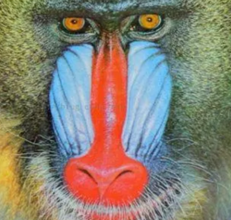
#> input picture test.png, 231 x 220 px
$ python Mock_Q2.py
#> lines starting #> are read from the running program, lines starting #| are printed output that depends on the picture
import numpy as np
import pandas as pd
from matplotlib import pyplot as plt
import cv2
# 打印相关函数
print(dir(cv2),dir(np))
print()

image = cv2.imread('test.png') #
#> image is the input picture: shape (220, 231, 3); mean B, G, R 113.3, 127.4, 135.7
'''
# 调整图像大小
resized_image = cv2.resize(image,(50,50))#
# 亮度调整，并显示校正后的图片
bright_image = cv2.convertScaleAbs(image,alpha=1.2,beta=30) ##
# 转换为灰度图
gray_image = cv2.cvtColor(image,cv2.COLOR_BGR2GRAY) #
# 图片翻转 #FlipCode:0上下翻转 1左右翻转 -1：上下左右翻转(180旋转)
flipped_image = cv2.flip(image,0) ##
plt.figure(figsize=(10,5))
plt.subplot(141),plt.imshow(cv2.cvtColor(resized_image,cv2.COLOR_BGR2RGB)),plt.title('Resized Image')#显示尺寸调整后图像
plt.subplot(142),plt.imshow(cv2.cvtColor(bright_image,cv2.COLOR_BGR2RGB)),plt.title('Brightened Image')
plt.subplot(143),plt.imshow(gray_image,cmap='gray'),plt.title('Gray Image') # 显示灰度图
plt.subplot(144),plt.imshow(cv2.cvtColor(flipped_image,cv2.COLOR_BGR2RGB)),plt.title('Flipped Image') # 显示灰度图
plt.show()

# 获取图像尺寸和中心点
(h,w) = image.shape[:2] #
center = (w//2,h//2)
# 定义旋转角度
angle = 45
# 计算旋转矩阵
rotation_matrix = cv2.getRotationMatrix2D(center,angle,1.0) #
# 执行旋转变换/仿射变换
rotated = cv2.warpAffine(image,rotation_matrix,(w,h),borderValue=(255,255,255)) ##
plt.figure(figsize=(10,5))
plt.subplot(121),plt.imshow(image),plt.title('Original Image')
plt.subplot(122),plt.imshow(rotated),plt.title('Rotated Image')
plt.show()

# 添加随机噪声
# 转换图像为浮点型，以便添加噪声
image_float = image.astype(np.float32)/255.0 #
# 添加噪声
noise = np.random.uniform(-100,100,image_float.shape).astype(np.float32)/255.0 #/255让噪声也在0-1之间
# 将噪声添加到图像上
noisy_image = image_float + noise
# 将图像裁剪到[0,1]范围内并转换回8位无符号整数
noisy_image = np.clip(noisy_image,0,1)
noisy_image = (noisy_image*255).astype(np.uint8)
plt.figure(figsize=(10,5))
plt.subplot(121),plt.imshow(cv2.cvtColor(image,cv2.COLOR_BGR2RGB)),plt.title('Original Image')
plt.subplot(122),plt.imshow(cv2.cvtColor(noisy_image,cv2.COLOR_BGR2RGB)),plt.title('Noisy Image') # 显示噪声图
plt.show()
'''
# 功能滤镜
# 边缘增强滤镜,产生锐化效果(应用锐化滤镜)
kernel = np.array([[0,-1,0],[-1,5,-1],[0,-1,0]])#
sharpened_image = cv2.filter2D(image,-1,kernel) ## Kernel是卷积核，-1表示输出图像深度与输入相同
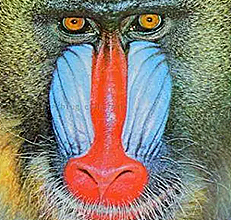
#> sharpened_image: shape (220, 231, 3); mean B, G, R 113.8, 127.5, 135.9
# 高斯模糊
blurred_image = cv2.GaussianBlur(image,(11,11),0)#核必须是奇数，越大越模糊，0表示自动标准差计算
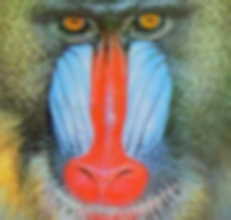
#> blurred_image: shape (220, 231, 3); mean B, G, R 113.4, 127.4, 135.7
plt.figure(figsize=(10,5))
plt.subplot(121),plt.imshow(cv2.cvtColor(sharpened_image,cv2.COLOR_BGR2RGB)),plt.title('Original Image')
plt.subplot(122),plt.imshow(cv2.cvtColor(blurred_image,cv2.COLOR_BGR2RGB)),plt.title('Blurred Image')
plt.show()
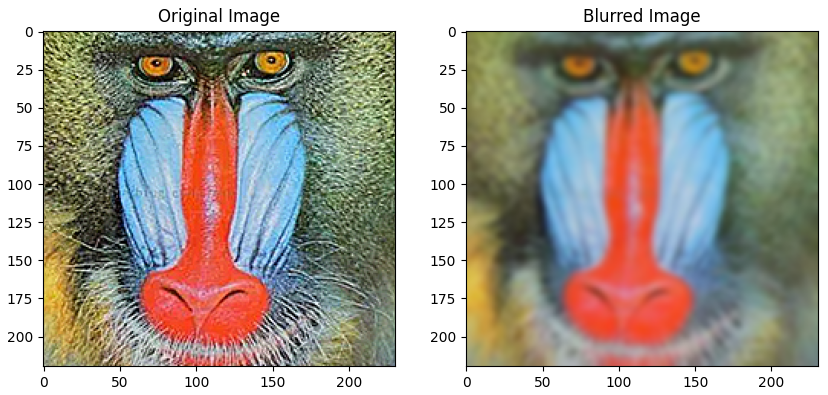
#> figure drawn by matplotlib, 2 panels
